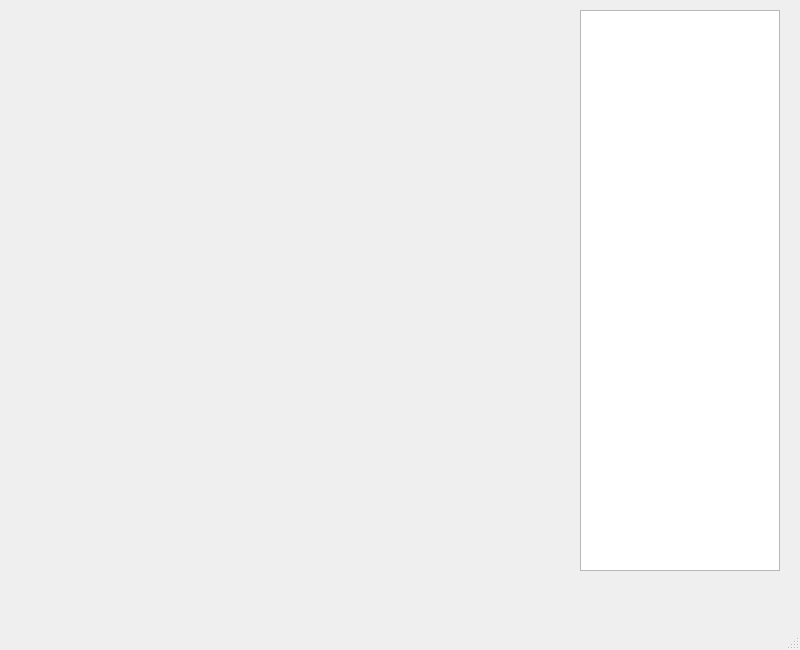
<?xml version="1.0" encoding="UTF-8"?>
<ui version="4.0">
 <class>MainWindow</class>
 <widget class="QMainWindow" name="MainWindow">
  <property name="geometry">
   <rect>
    <x>0</x>
    <y>0</y>
    <width>800</width>
    <height>650</height>
   </rect>
  </property>
  <property name="minimumSize">
   <size>
    <width>800</width>
    <height>650</height>
   </size>
  </property>
  <property name="windowTitle">
   <string>Car Market Crawling</string>
  </property>
  <widget class="QWidget" name="centralwidget">
   <widget class="QListWidget" name="mplFigs">
    <property name="geometry">
     <rect>
      <x>580</x>
      <y>10</y>
      <width>200</width>
      <height>561</height>
     </rect>
    </property>
    <property name="sizePolicy">
     <sizepolicy hsizetype="Maximum" vsizetype="Expanding">
      <horstretch>0</horstretch>
      <verstretch>0</verstretch>
     </sizepolicy>
    </property>
    <property name="maximumSize">
     <size>
      <width>200</width>
      <height>16777215</height>
     </size>
    </property>
   </widget>
   <widget class="QWidget" name="mplWindow" native="true">
    <property name="enabled">
     <bool>true</bool>
    </property>
    <property name="geometry">
     <rect>
      <x>10</x>
      <y>10</y>
      <width>561</width>
      <height>561</height>
     </rect>
    </property>
    <property name="sizePolicy">
     <sizepolicy hsizetype="Expanding" vsizetype="Expanding">
      <horstretch>0</horstretch>
      <verstretch>0</verstretch>
     </sizepolicy>
    </property>
    <layout class="QVBoxLayout" name="mplvl"/>
   </widget>
  </widget>
  <widget class="QMenuBar" name="menubar">
   <property name="geometry">
    <rect>
     <x>0</x>
     <y>0</y>
     <width>800</width>
     <height>22</height>
    </rect>
   </property>
  </widget>
  <widget class="QStatusBar" name="statusbar"/>
 </widget>
 <resources/>
 <connections/>
</ui>
